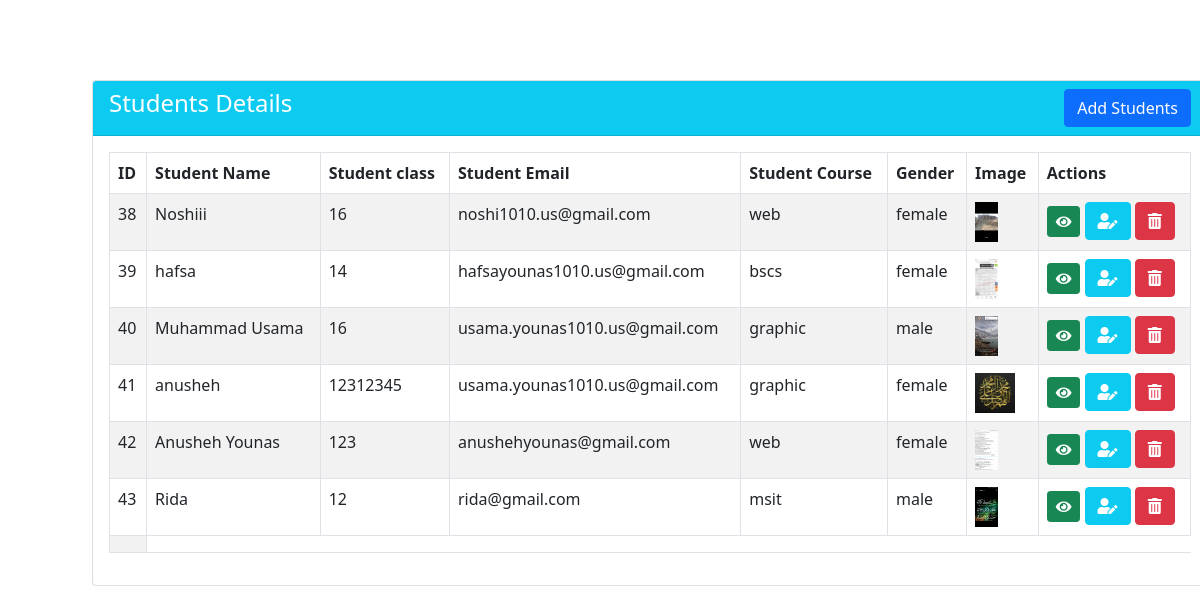
The page / on the database its author committed.
### tables this page shows
CREATE TABLE `students` (
  `id` int(100) NOT NULL,
  `name` varchar(100) NOT NULL,
  `class` varchar(100) NOT NULL,
  `email` varchar(100) NOT NULL,
  `course` varchar(100) NOT NULL,
  `gender` varchar(191) NOT NULL,
  `image` varchar(100) NOT NULL
);

### index.php (the view, shortened to what this page needs)
<?php
require 'dbcode.php';
$upload_dir = 'uploadimages/';
?>
<!doctype html>
<html lang="en">
  <head>
    <link href="https://cdn.jsdelivr.net/npm/bootstrap@5.0.2/dist/css/bootstrap.min.css" rel="stylesheet">
    <link rel="stylesheet" href="https://use.fontawesome.com/releases/v5.0.13/css/all.css">
    <link rel="stylesheet" href="https://cdn.datatables.net/1.10.16/css/dataTables.bootstrap4.min.css">
  </head>
  <body>
  <div class="container" style="margin:80px">
        <div class="row">
            <div class="col-md-12">
                <div class="card">
                    <div class="card-header bg-info">
                        <h4 class="text-white">Students Details<a href="student_create.php" class="btn btn-primary float-end">Add Students</a></h4>
                    </div>
                    <div class="card-body">
                    <table class="table table-bordered table-striped">
                            <thead>
                                <tr>
                                <th>ID</th>
                                <th>Student Name</th>
                                <th>Student class</th>
                                <th>Student Email</th>
                                <th>Student Course</th>
                                <th>Gender</th>
                                <th>Image</th>
                                <th>Actions</th>
                                </tr>
                                </thead>
                                <tbody>
                                <?php
                                 $query="SELECT * FROM students";
                                 $query_run=mysqli_query($con, $query);
                                 if(mysqli_num_rows($query_run) >0)
                                 {
                                   foreach($query_run as $student)
                                   {
                                  ?>
                                  <tr>
                                    <td><?php echo $student['id'];?></td>
                                    <td><?php echo $student['name'];?></td>
                                    <td><?php echo $student['class'];?></td>
                                    <td><?php echo $student['email'];?></td>
                                    <td><?php echo $student['course'];?></td>
                                    <td><?php echo $student['gender'];?></td>
                                    <td><img src="<?php echo $upload_dir.$student['image'] ?>" height="40"></td>
                                    <td>
                                      <a href="view.php?id=<?php echo $student['id'];?>" class="btn btn-success btn-sm"><i class="fa fa-eye"style="color:white"></i></a>
                                      <a href="edit.php?id=<?php echo $student['id'];?>" class="btn btn-info btn-md"><i class="fa fa-user-edit" style="color:white"></i></a>
                                      <form action="code.php" method="POST" class="d-inline">
                                      <button type="submit" name="delete_student" value="<?php echo $student['id'];?>" class="btn btn-danger btn-md"><i class="fa fa-trash-alt"></i></button>
                                      </form>
                                    </td>
                                  </tr>
                                  <?php
                                   }
                                 }
                                 else
                                 {
                                     echo "<h4> No Record Found </h4>";
                                 }
                                ?>
                                  <tr>
                                    <td></td>
                                  </tr>
                                </tbody>
                    </table>
                    </div>
                </div>
            </div>
        </div>
    </div>
</body>
</html>

### rows shown on the page
students: id "38", name "Noshiii", class "16", email "noshi1010.us@gmail.com", course "web", gender "female", image (picture)
students: id "39", name "hafsa", class "14", email "hafsayounas1010.us@gmail.com", course "bscs", gender "female", image (picture)
students: id "40", name "Muhammad Usama", class "16", email "usama.younas1010.us@gmail.com", course "graphic", gender "male", image (picture)
students: id "41", name "anusheh", class "12312345", email "usama.younas1010.us@gmail.com", course "graphic", gender "female", image (picture)
students: id "42", name "Anusheh Younas", class "123", email "anushehyounas@gmail.com", course "web", gender "female", image (picture)
students: id "43", name "Rida", class "12", email "rida@gmail.com", course "msit", gender "male", image (picture)
